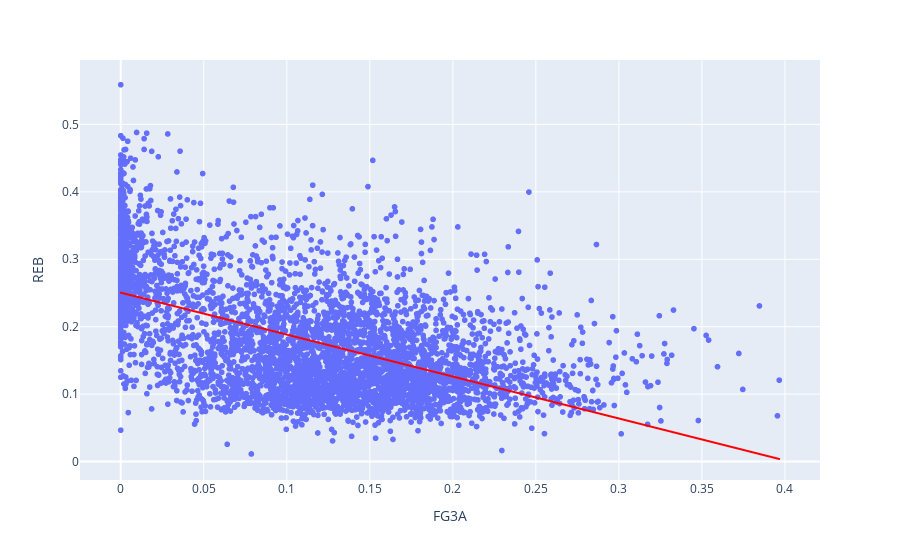

The cell this chart's notebook holds for it:
### Markdown cell above
### What players stats are correlated with each other?

From the heatmap that w have above we can see the correlations between player stats.

One that stands out the most is that REB and FG3A are strongly negatively correlated (-0.527), This does tend to make sense as a player who tends to shoot alot of threes will not usually be a great rebounder. This can be due to the fact that most players who shoot alot of threes are not in a great position to rebound. 

When looking at rebounding and blocks we can see they are strongly positively correlated(0.627). This also makes sense as a players who is near the rim playing a more defensive role in protecting the basketball tends to go for more blocks and in better rebounding position. 

Below are the scatterplot distribution for those 2 specific correlations, to furhter justify our findings.

### Code cell
fig = px.scatter(per_min_data, x=per_min_data['FG3A'], y=per_min_data['REB'], trendline="ols",trendline_color_override="red")
fig.show()

### Figure 1 — Plotly figure (JSON) as saved in the notebook; plotly's stock layout.template omitted (floating-point values rounded to 4 significant figures; data arrays with more than 128 entries replaced by an {"elided": "..."} marker saying what was removed)
{"data": [{"hovertemplate": "FG3A=%{x}<br>REB=%{y}<extra></extra>", "legendgroup": "", "marker": {"color": "#636efa", "symbol": "circle"}, "mode": "markers", "name": "", "showlegend": false, "type": "scattergl", "x": {"elided": "4749 float values"}, "xaxis": "x", "y": {"elided": "4749 float values"}, "yaxis": "y"}, {"hovertemplate": "<b>OLS trendline</b><br>REB = -0.622156 * FG3A + 0.250507<br>R<sup>2</sup>=0.314170<br><br>FG3A=%{x}<br>REB=%{y} <b>(trend)</b><extra></extra>", "legendgroup": "", "line": {"color": "red"}, "marker": {"color": "#636efa", "symbol": "circle"}, "mode": "lines", "name": "", "showlegend": false, "type": "scattergl", "x": {"elided": "4749 float values"}, "xaxis": "x", "y": {"elided": "4749 float values"}, "yaxis": "y"}], "layout": {"legend": {"tracegroupgap": 0}, "margin": {"t": 60}, "xaxis": {"anchor": "y", "domain": [0, 1], "title": {"text": "FG3A"}}, "yaxis": {"anchor": "x", "domain": [0, 1], "title": {"text": "REB"}}}}
